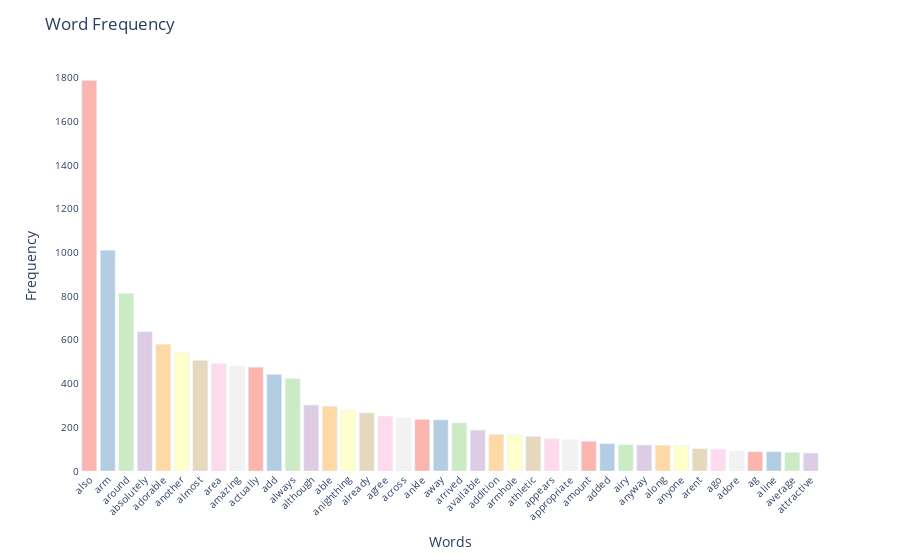

Write notebook code for a chart like this one.
### Code cell
# Sort the DataFrame by frequency in descending order
word_freq.sort_values('freq', ascending=False, inplace=True)

# Reset the index (necessary for Plotly Express)
word_freq.reset_index(inplace=True)

# Create the bar graph using Plotly Express
fig = px.bar(word_freq, x='index', y='freq', color='index', color_discrete_sequence=px.colors.qualitative.Pastel1)

# Customize the layout
fig.update_layout(
    title='Word Frequency',
    xaxis_title='Words',
    yaxis_title='Frequency',
    xaxis=dict(tickangle=-45, tickfont=dict(size=10)),
    yaxis=dict(tickfont=dict(size=10)),
    plot_bgcolor='rgba(0,0,0,0)',  # Make the background transparent
    showlegend=False  # Hide the legend
)

# Show the plot
fig.show()

### Figure 1 — Plotly figure (JSON) as saved in the notebook; plotly's stock layout.template omitted (floating-point values rounded to 4 significant figures)
{"data": [{"alignmentgroup": "True", "hovertemplate": "index=%{x}<br>freq=%{y}<extra></extra>", "legendgroup": "also", "marker": {"color": "rgb(251,180,174)", "pattern": {"shape": ""}}, "name": "also", "offsetgroup": "also", "orientation": "v", "showlegend": true, "textposition": "auto", "type": "bar", "x": ["also"], "xaxis": "x", "y": [1788], "yaxis": "y"}, {"alignmentgroup": "True", "hovertemplate": "index=%{x}<br>freq=%{y}<extra></extra>", "legendgroup": "arm", "marker": {"color": "rgb(179,205,227)", "pattern": {"shape": ""}}, "name": "arm", "offsetgroup": "arm", "orientation": "v", "showlegend": true, "textposition": "auto", "type": "bar", "x": ["arm"], "xaxis": "x", "y": [1011], "yaxis": "y"}, {"alignmentgroup": "True", "hovertemplate": "index=%{x}<br>freq=%{y}<extra></extra>", "legendgroup": "around", "marker": {"color": "rgb(204,235,197)", "pattern": {"shape": ""}}, "name": "around", "offsetgroup": "around", "orientation": "v", "showlegend": true, "textposition": "auto", "type": "bar", "x": ["around"], "xaxis": "x", "y": [813], "yaxis": "y"}, {"alignmentgroup": "True", "hovertemplate": "index=%{x}<br>freq=%{y}<extra></extra>", "legendgroup": "absolutely", "marker": {"color": "rgb(222,203,228)", "pattern": {"shape": ""}}, "name": "absolutely", "offsetgroup": "absolutely", "orientation": "v", "showlegend": true, "textposition": "auto", "type": "bar", "x": ["absolutely"], "xaxis": "x", "y": [638], "yaxis": "y"}, {"alignmentgroup": "True", "hovertemplate": "index=%{x}<br>freq=%{y}<extra></extra>", "legendgroup": "adorable", "marker": {"color": "rgb(254,217,166)", "pattern": {"shape": ""}}, "name": "adorable", "offsetgroup": "adorable", "orientation": "v", "showlegend": true, "textposition": "auto", "type": "bar", "x": ["adorable"], "xaxis": "x", "y": [580], "yaxis": "y"}, {"alignmentgroup": "True", "hovertemplate": "index=%{x}<br>freq=%{y}<extra></extra>", "legendgroup": "another", "marker": {"color": "rgb(255,255,204)", "pattern": {"shape": ""}}, "name": "another", "offsetgroup": "another", "orientation": "v", "showlegend": true, "textposition": "auto", "type": "bar", "x": ["another"], "xaxis": "x", "y": [543], "yaxis": "y"}, {"alignmentgroup": "True", "hovertemplate": "index=%{x}<br>freq=%{y}<extra></extra>", "legendgroup": "almost", "marker": {"color": "rgb(229,216,189)", "pattern": {"shape": ""}}, "name": "almost", "offsetgroup": "almost", "orientation": "v", "showlegend": true, "textposition": "auto", "type": "bar", "x": ["almost"], "xaxis": "x", "y": [506], "yaxis": "y"}, {"alignmentgroup": "True", "hovertemplate": "index=%{x}<br>freq=%{y}<extra></extra>", "legendgroup": "area", "marker": {"color": "rgb(253,218,236)", "pattern": {"shape": ""}}, "name": "area", "offsetgroup": "area", "orientation": "v", "showlegend": true, "textposition": "auto", "type": "bar", "x": ["area"], "xaxis": "x", "y": [491], "yaxis": "y"}, {"alignmentgroup": "True", "hovertemplate": "index=%{x}<br>freq=%{y}<extra></extra>", "legendgroup": "amazing", "marker": {"color": "rgb(242,242,242)", "pattern": {"shape": ""}}, "name": "amazing", "offsetgroup": "amazing", "orientation": "v", "showlegend": true, "textposition": "auto", "type": "bar", "x": ["amazing"], "xaxis": "x", "y": [479], "yaxis": "y"}, {"alignmentgroup": "True", "hovertemplate": "index=%{x}<br>freq=%{y}<extra></extra>", "legendgroup": "actually", "marker": {"color": "rgb(251,180,174)", "pattern": {"shape": ""}}, "name": "actually", "offsetgroup": "actually", "orientation": "v", "showlegend": true, "textposition": "auto", "type": "bar", "x": ["actually"], "xaxis": "x", "y": [475], "yaxis": "y"}, {"alignmentgroup": "True", "hovertemplate": "index=%{x}<br>freq=%{y}<extra></extra>", "legendgroup": "add", "marker": {"color": "rgb(179,205,227)", "pattern": {"shape": ""}}, "name": "add", "offsetgroup": "add", "orientation": "v", "showlegend": true, "textposition": "auto", "type": "bar", "x": ["add"], "xaxis": "x", "y": [442], "yaxis": "y"}, {"alignmentgroup": "True", "hovertemplate": "index=%{x}<br>freq=%{y}<extra></extra>", "legendgroup": "always", "marker": {"color": "rgb(204,235,197)", "pattern": {"shape": ""}}, "name": "always", "offsetgroup": "always", "orientation": "v", "showlegend": true, "textposition": "auto", "type": "bar", "x": ["always"], "xaxis": "x", "y": [423], "yaxis": "y"}, {"alignmentgroup": "True", "hovertemplate": "index=%{x}<br>freq=%{y}<extra></extra>", "legendgroup": "although", "marker": {"color": "rgb(222,203,228)", "pattern": {"shape": ""}}, "name": "although", "offsetgroup": "although", "orientation": "v", "showlegend": true, "textposition": "auto", "type": "bar", "x": ["although"], "xaxis": "x", "y": [302], "yaxis": "y"}, {"alignmentgroup": "True", "hovertemplate": "index=%{x}<br>freq=%{y}<extra></extra>", "legendgroup": "able", "marker": {"color": "rgb(254,217,166)", "pattern": {"shape": ""}}, "name": "able", "offsetgroup": "able", "orientation": "v", "showlegend": true, "textposition": "auto", "type": "bar", "x": ["able"], "xaxis": "x", "y": [296], "yaxis": "y"}, {"alignmentgroup": "True", "hovertemplate": "index=%{x}<br>freq=%{y}<extra></extra>", "legendgroup": "anighthing", "marker": {"color": "rgb(255,255,204)", "pattern": {"shape": ""}}, "name": "anighthing", "offsetgroup": "anighthing", "orientation": "v", "showlegend": true, "textposition": "auto", "type": "bar", "x": ["anighthing"], "xaxis": "x", "y": [277], "yaxis": "y"}, {"alignmentgroup": "True", "hovertemplate": "index=%{x}<br>freq=%{y}<extra></extra>", "legendgroup": "already", "marker": {"color": "rgb(229,216,189)", "pattern": {"shape": ""}}, "name": "already", "offsetgroup": "already", "orientation": "v", "showlegend": true, "textposition": "auto", "type": "bar", "x": ["already"], "xaxis": "x", "y": [266], "yaxis": "y"}, {"alignmentgroup": "True", "hovertemplate": "index=%{x}<br>freq=%{y}<extra></extra>", "legendgroup": "agree", "marker": {"color": "rgb(253,218,236)", "pattern": {"shape": ""}}, "name": "agree", "offsetgroup": "agree", "orientation": "v", "showlegend": true, "textposition": "auto", "type": "bar", "x": ["agree"], "xaxis": "x", "y": [251], "yaxis": "y"}, {"alignmentgroup": "True", "hovertemplate": "index=%{x}<br>freq=%{y}<extra></extra>", "legendgroup": "across", "marker": {"color": "rgb(242,242,242)", "pattern": {"shape": ""}}, "name": "across", "offsetgroup": "across", "orientation": "v", "showlegend": true, "textposition": "auto", "type": "bar", "x": ["across"], "xaxis": "x", "y": [243], "yaxis": "y"}, {"alignmentgroup": "True", "hovertemplate": "index=%{x}<br>freq=%{y}<extra></extra>", "legendgroup": "ankle", "marker": {"color": "rgb(251,180,174)", "pattern": {"shape": ""}}, "name": "ankle", "offsetgroup": "ankle", "orientation": "v", "showlegend": true, "textposition": "auto", "type": "bar", "x": ["ankle"], "xaxis": "x", "y": [236], "yaxis": "y"}, {"alignmentgroup": "True", "hovertemplate": "index=%{x}<br>freq=%{y}<extra></extra>", "legendgroup": "away", "marker": {"color": "rgb(179,205,227)", "pattern": {"shape": ""}}, "name": "away", "offsetgroup": "away", "orientation": "v", "showlegend": true, "textposition": "auto", "type": "bar", "x": ["away"], "xaxis": "x", "y": [234], "yaxis": "y"}, {"alignmentgroup": "True", "hovertemplate": "index=%{x}<br>freq=%{y}<extra></extra>", "legendgroup": "arrived", "marker": {"color": "rgb(204,235,197)", "pattern": {"shape": ""}}, "name": "arrived", "offsetgroup": "arrived", "orientation": "v", "showlegend": true, "textposition": "auto", "type": "bar", "x": ["arrived"], "xaxis": "x", "y": [220], "yaxis": "y"}, {"alignmentgroup": "True", "hovertemplate": "index=%{x}<br>freq=%{y}<extra></extra>", "legendgroup": "available", "marker": {"color": "rgb(222,203,228)", "pattern": {"shape": ""}}, "name": "available", "offsetgroup": "available", "orientation": "v", "showlegend": true, "textposition": "auto", "type": "bar", "x": ["available"], "xaxis": "x", "y": [187], "yaxis": "y"}, {"alignmentgroup": "True", "hovertemplate": "index=%{x}<br>freq=%{y}<extra></extra>", "legendgroup": "addition", "marker": {"color": "rgb(254,217,166)", "pattern": {"shape": ""}}, "name": "addition", "offsetgroup": "addition", "orientation": "v", "showlegend": true, "textposition": "auto", "type": "bar", "x": ["addition"], "xaxis": "x", "y": [167], "yaxis": "y"}, {"alignmentgroup": "True", "hovertemplate": "index=%{x}<br>freq=%{y}<extra></extra>", "legendgroup": "armhole", "marker": {"color": "rgb(255,255,204)", "pattern": {"shape": ""}}, "name": "armhole", "offsetgroup": "armhole", "orientation": "v", "showlegend": true, "textposition": "auto", "type": "bar", "x": ["armhole"], "xaxis": "x", "y": [165], "yaxis": "y"}, {"alignmentgroup": "True", "hovertemplate": "index=%{x}<br>freq=%{y}<extra></extra>", "legendgroup": "athletic", "marker": {"color": "rgb(229,216,189)", "pattern": {"shape": ""}}, "name": "athletic", "offsetgroup": "athletic", "orientation": "v", "showlegend": true, "textposition": "auto", "type": "bar", "x": ["athletic"], "xaxis": "x", "y": [158], "yaxis": "y"}, {"alignmentgroup": "True", "hovertemplate": "index=%{x}<br>freq=%{y}<extra></extra>", "legendgroup": "appears", "marker": {"color": "rgb(253,218,236)", "pattern": {"shape": ""}}, "name": "appears", "offsetgroup": "appears", "orientation": "v", "showlegend": true, "textposition": "auto", "type": "bar", "x": ["appears"], "xaxis": "x", "y": [147], "yaxis": "y"}, {"alignmentgroup": "True", "hovertemplate": "index=%{x}<br>freq=%{y}<extra></extra>", "legendgroup": "appropriate", "marker": {"color": "rgb(242,242,242)", "pattern": {"shape": ""}}, "name": "appropriate", "offsetgroup": "appropriate", "orientation": "v", "showlegend": true, "textposition": "auto", "type": "bar", "x": ["appropriate"], "xaxis": "x", "y": [143], "yaxis": "y"}, {"alignmentgroup": "True", "hovertemplate": "index=%{x}<br>freq=%{y}<extra></extra>", "legendgroup": "amount", "marker": {"color": "rgb(251,180,174)", "pattern": {"shape": ""}}, "name": "amount", "offsetgroup": "amount", "orientation": "v", "showlegend": true, "textposition": "auto", "type": "bar", "x": ["amount"], "xaxis": "x", "y": [136], "yaxis": "y"}, {"alignmentgroup": "True", "hovertemplate": "index=%{x}<br>freq=%{y}<extra></extra>", "legendgroup": "added", "marker": {"color": "rgb(179,205,227)", "pattern": {"shape": ""}}, "name": "added", "offsetgroup": "added", "orientation": "v", "showlegend": true, "textposition": "auto", "type": "bar", "x": ["added"], "xaxis": "x", "y": [125], "yaxis": "y"}, {"alignmentgroup": "True", "hovertemplate": "index=%{x}<br>freq=%{y}<extra></extra>", "legendgroup": "airy", "marker": {"color": "rgb(204,235,197)", "pattern": {"shape": ""}}, "name": "airy", "offsetgroup": "airy", "orientation": "v", "showlegend": true, "textposition": "auto", "type": "bar", "x": ["airy"], "xaxis": "x", "y": [120], "yaxis": "y"}, {"alignmentgroup": "True", "hovertemplate": "index=%{x}<br>freq=%{y}<extra></extra>", "legendgroup": "anyway", "marker": {"color": "rgb(222,203,228)", "pattern": {"shape": ""}}, "name": "anyway", "offsetgroup": "anyway", "orientation": "v", "showlegend": true, "textposition": "auto", "type": "bar", "x": ["anyway"], "xaxis": "x", "y": [119], "yaxis": "y"}, {"alignmentgroup": "True", "hovertemplate": "index=%{x}<br>freq=%{y}<extra></extra>", "legendgroup": "along", "marker": {"color": "rgb(254,217,166)", "pattern": {"shape": ""}}, "name": "along", "offsetgroup": "along", "orientation": "v", "showlegend": true, "textposition": "auto", "type": "bar", "x": ["along"], "xaxis": "x", "y": [118], "yaxis": "y"}, {"alignmentgroup": "True", "hovertemplate": "index=%{x}<br>freq=%{y}<extra></extra>", "legendgroup": "anyone", "marker": {"color": "rgb(255,255,204)", "pattern": {"shape": ""}}, "name": "anyone", "offsetgroup": "anyone", "orientation": "v", "showlegend": true, "textposition": "auto", "type": "bar", "x": ["anyone"], "xaxis": "x", "y": [116], "yaxis": "y"}, {"alignmentgroup": "True", "hovertemplate": "index=%{x}<br>freq=%{y}<extra></extra>", "legendgroup": "arent", "marker": {"color": "rgb(229,216,189)", "pattern": {"shape": ""}}, "name": "arent", "offsetgroup": "arent", "orientation": "v", "showlegend": true, "textposition": "auto", "type": "bar", "x": ["arent"], "xaxis": "x", "y": [102], "yaxis": "y"}, {"alignmentgroup": "True", "hovertemplate": "index=%{x}<br>freq=%{y}<extra></extra>", "legendgroup": "ago", "marker": {"color": "rgb(253,218,236)", "pattern": {"shape": ""}}, "name": "ago", "offsetgroup": "ago", "orientation": "v", "showlegend": true, "textposition": "auto", "type": "bar", "x": ["ago"], "xaxis": "x", "y": [99], "yaxis": "y"}, {"alignmentgroup": "True", "hovertemplate": "index=%{x}<br>freq=%{y}<extra></extra>", "legendgroup": "adore", "marker": {"color": "rgb(242,242,242)", "pattern": {"shape": ""}}, "name": "adore", "offsetgroup": "adore", "orientation": "v", "showlegend": true, "textposition": "auto", "type": "bar", "x": ["adore"], "xaxis": "x", "y": [90], "yaxis": "y"}, {"alignmentgroup": "True", "hovertemplate": "index=%{x}<br>freq=%{y}<extra></extra>", "legendgroup": "ag", "marker": {"color": "rgb(251,180,174)", "pattern": {"shape": ""}}, "name": "ag", "offsetgroup": "ag", "orientation": "v", "showlegend": true, "textposition": "auto", "type": "bar", "x": ["ag"], "xaxis": "x", "y": [88], "yaxis": "y"}, {"alignmentgroup": "True", "hovertemplate": "index=%{x}<br>freq=%{y}<extra></extra>", "legendgroup": "aline", "marker": {"color": "rgb(179,205,227)", "pattern": {"shape": ""}}, "name": "aline", "offsetgroup": "aline", "orientation": "v", "showlegend": true, "textposition": "auto", "type": "bar", "x": ["aline"], "xaxis": "x", "y": [88], "yaxis": "y"}, {"alignmentgroup": "True", "hovertemplate": "index=%{x}<br>freq=%{y}<extra></extra>", "legendgroup": "average", "marker": {"color": "rgb(204,235,197)", "pattern": {"shape": ""}}, "name": "average", "offsetgroup": "average", "orientation": "v", "showlegend": true, "textposition": "auto", "type": "bar", "x": ["average"], "xaxis": "x", "y": [85], "yaxis": "y"}, {"alignmentgroup": "True", "hovertemplate": "index=%{x}<br>freq=%{y}<extra></extra>", "legendgroup": "attractive", "marker": {"color": "rgb(222,203,228)", "pattern": {"shape": ""}}, "name": "attractive", "offsetgroup": "attractive", "orientation": "v", "showlegend": true, "textposition": "auto", "type": "bar", "x": ["attractive"], "xaxis": "x", "y": [82], "yaxis": "y"}], "layout": {"barmode": "relative", "legend": {"title": {"text": "index"}, "tracegroupgap": 0}, "margin": {"t": 60}, "plot_bgcolor": "rgba(0,0,0,0)", "showlegend": false, "title": {"text": "Word Frequency"}, "xaxis": {"anchor": "y", "categoryarray": ["also", "arm", "around", "absolutely", "adorable", "another", "almost", "area", "amazing", "actually", "add", "always", "although", "able", "anighthing", "already", "agree", "across", "ankle", "away", "arrived", "available", "addition", "armhole", "athletic", "appears", "appropriate", "amount", "added", "airy", "anyway", "along", "anyone", "arent", "ago", "adore", "ag", "aline", "average", "attractive"], "categoryorder": "array", "domain": [0, 1], "tickangle": -45, "tickfont": {"size": 10}, "title": {"text": "Words"}}, "yaxis": {"anchor": "x", "domain": [0, 1], "tickfont": {"size": 10}, "title": {"text": "Frequency"}}}}
